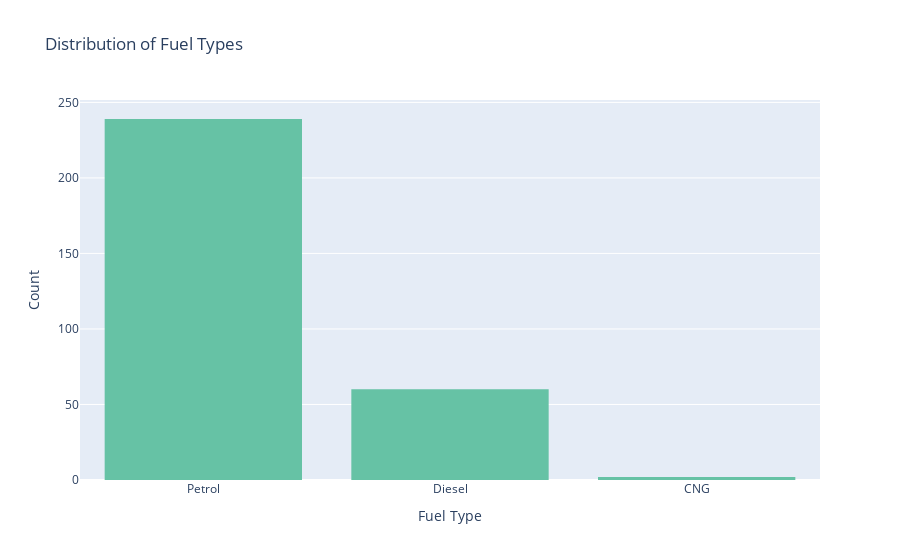
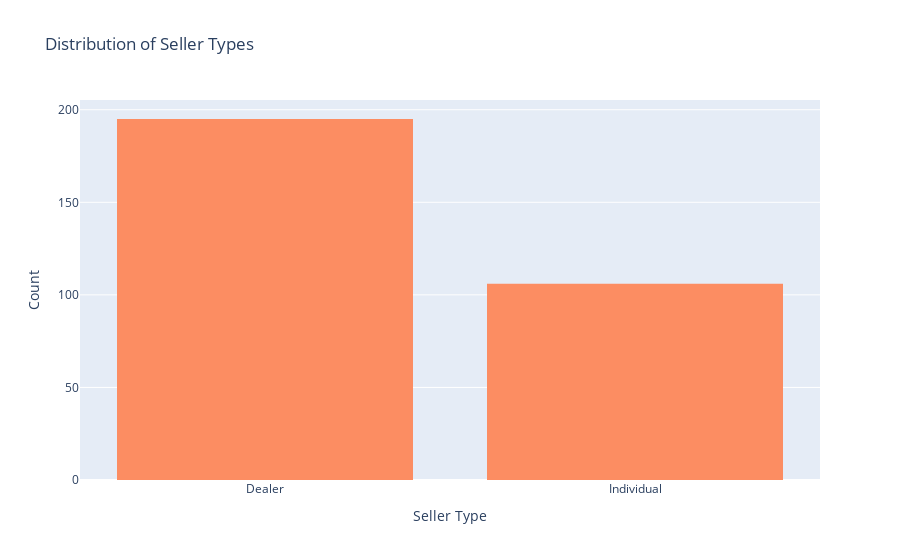
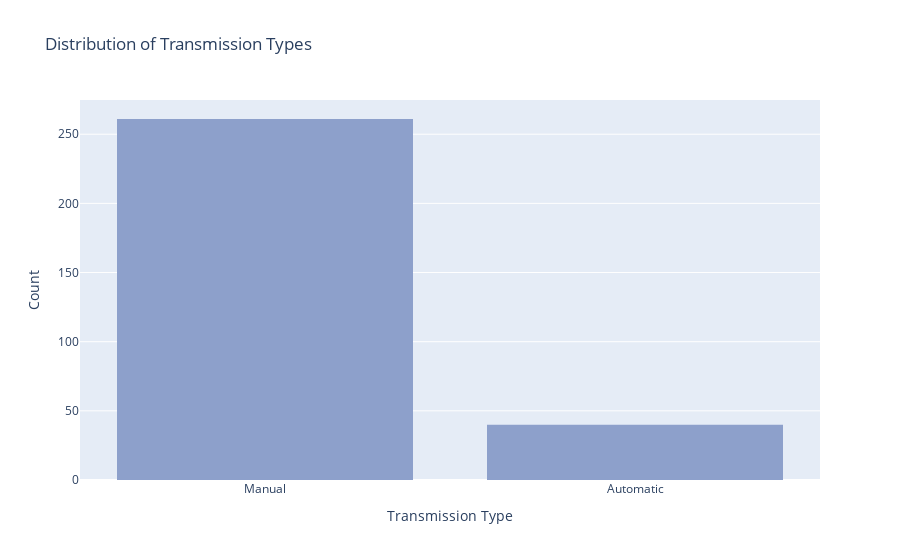

Notebook code cell kept with these figures, in order:
### Markdown cell above
# Categorical Variables

### Code cell
# Count Plot for Fuel_Type
fig_fuel_type = px.histogram(Data, x='Fuel_Type', title='Distribution of Fuel Types',
                              labels={'Fuel_Type': 'Fuel Type', 'count': 'Count'},
                              category_orders={'Fuel_Type': ['Petrol', 'Diesel', 'CNG']},
                              color_discrete_sequence=['#66c2a5'])
fig_fuel_type.update_layout(xaxis_title='Fuel Type', yaxis_title='Count')

# Count Plot for Seller_Type
fig_seller_type = px.histogram(Data, x='Seller_Type', title='Distribution of Seller Types',
                                labels={'Seller_Type': 'Seller Type', 'count': 'Count'},
                                color_discrete_sequence=['#fc8d62'])
fig_seller_type.update_layout(xaxis_title='Seller Type', yaxis_title='Count')

# Count Plot for Transmission
fig_transmission = px.histogram(Data, x='Transmission', title='Distribution of Transmission Types',
                                 labels={'Transmission': 'Transmission Type', 'count': 'Count'},
                                 color_discrete_sequence=['#8da0cb'])
fig_transmission.update_layout(xaxis_title='Transmission Type', yaxis_title='Count')

# Show the plots
fig_fuel_type.show()
fig_seller_type.show()
fig_transmission.show()

### Figure 1 — Plotly figure (JSON) as saved in the notebook; plotly's stock layout.template omitted (floating-point values rounded to 4 significant figures; data arrays with more than 128 entries replaced by an {"elided": "..."} marker saying what was removed)
{"data": [{"alignmentgroup": "True", "bingroup": "x", "hovertemplate": "Fuel Type=%{x}<br>count=%{y}<extra></extra>", "legendgroup": "", "marker": {"color": "#66c2a5", "pattern": {"shape": ""}}, "name": "", "offsetgroup": "", "orientation": "v", "showlegend": false, "type": "histogram", "x": {"elided": "301 str values"}, "xaxis": "x", "yaxis": "y"}], "layout": {"barmode": "relative", "legend": {"tracegroupgap": 0}, "title": {"text": "Distribution of Fuel Types"}, "xaxis": {"anchor": "y", "categoryarray": ["Petrol", "Diesel", "CNG"], "categoryorder": "array", "domain": [0, 1], "title": {"text": "Fuel Type"}}, "yaxis": {"anchor": "x", "domain": [0, 1], "title": {"text": "Count"}}}}

### Figure 2 — Plotly figure (JSON) as saved in the notebook; plotly's stock layout.template omitted (floating-point values rounded to 4 significant figures; data arrays with more than 128 entries replaced by an {"elided": "..."} marker saying what was removed)
{"data": [{"alignmentgroup": "True", "bingroup": "x", "hovertemplate": "Seller Type=%{x}<br>count=%{y}<extra></extra>", "legendgroup": "", "marker": {"color": "#fc8d62", "pattern": {"shape": ""}}, "name": "", "offsetgroup": "", "orientation": "v", "showlegend": false, "type": "histogram", "x": {"elided": "301 str values"}, "xaxis": "x", "yaxis": "y"}], "layout": {"barmode": "relative", "legend": {"tracegroupgap": 0}, "title": {"text": "Distribution of Seller Types"}, "xaxis": {"anchor": "y", "domain": [0, 1], "title": {"text": "Seller Type"}}, "yaxis": {"anchor": "x", "domain": [0, 1], "title": {"text": "Count"}}}}

### Figure 3 — Plotly figure (JSON) as saved in the notebook; plotly's stock layout.template omitted (floating-point values rounded to 4 significant figures; data arrays with more than 128 entries replaced by an {"elided": "..."} marker saying what was removed)
{"data": [{"alignmentgroup": "True", "bingroup": "x", "hovertemplate": "Transmission Type=%{x}<br>count=%{y}<extra></extra>", "legendgroup": "", "marker": {"color": "#8da0cb", "pattern": {"shape": ""}}, "name": "", "offsetgroup": "", "orientation": "v", "showlegend": false, "type": "histogram", "x": {"elided": "301 str values"}, "xaxis": "x", "yaxis": "y"}], "layout": {"barmode": "relative", "legend": {"tracegroupgap": 0}, "title": {"text": "Distribution of Transmission Types"}, "xaxis": {"anchor": "y", "domain": [0, 1], "title": {"text": "Transmission Type"}}, "yaxis": {"anchor": "x", "domain": [0, 1], "title": {"text": "Count"}}}}
